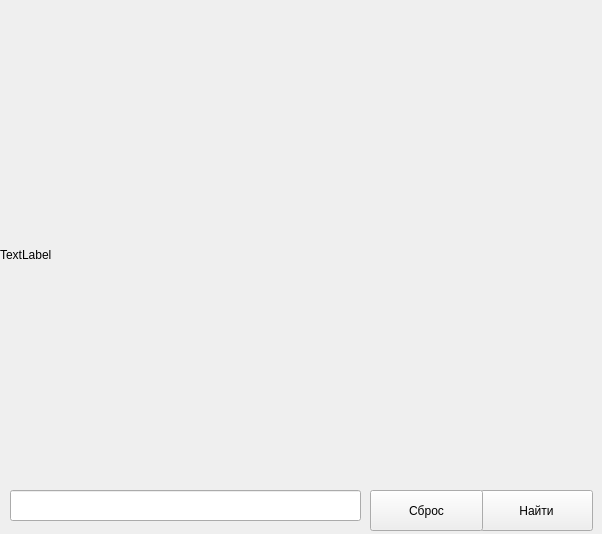
<?xml version="1.0" encoding="UTF-8"?>
<ui version="4.0">
 <class>MainWindow</class>
 <widget class="QMainWindow" name="MainWindow">
  <property name="geometry">
   <rect>
    <x>0</x>
    <y>0</y>
    <width>602</width>
    <height>534</height>
   </rect>
  </property>
  <property name="windowTitle">
   <string>MainWindow</string>
  </property>
  <widget class="QWidget" name="centralwidget">
   <widget class="QLabel" name="image">
    <property name="geometry">
     <rect>
      <x>0</x>
      <y>30</y>
      <width>600</width>
      <height>450</height>
     </rect>
    </property>
    <property name="text">
     <string>TextLabel</string>
    </property>
   </widget>
   <widget class="QPushButton" name="find_btn">
    <property name="geometry">
     <rect>
      <x>480</x>
      <y>490</y>
      <width>113</width>
      <height>41</height>
     </rect>
    </property>
    <property name="text">
     <string>Найти</string>
    </property>
   </widget>
   <widget class="QLineEdit" name="addres">
    <property name="geometry">
     <rect>
      <x>10</x>
      <y>490</y>
      <width>351</width>
      <height>31</height>
     </rect>
    </property>
    <property name="font">
     <font>
      <pointsize>18</pointsize>
     </font>
    </property>
    <property name="text">
     <string/>
    </property>
   </widget>
   <widget class="QPushButton" name="reset">
    <property name="geometry">
     <rect>
      <x>370</x>
      <y>490</y>
      <width>113</width>
      <height>41</height>
     </rect>
    </property>
    <property name="text">
     <string>Сброс</string>
    </property>
   </widget>
   <widget class="QLabel" name="label_addres">
    <property name="geometry">
     <rect>
      <x>10</x>
      <y>6</y>
      <width>421</width>
      <height>20</height>
     </rect>
    </property>
    <property name="text">
     <string/>
    </property>
   </widget>
  </widget>
 </widget>
 <resources/>
 <connections/>
</ui>
